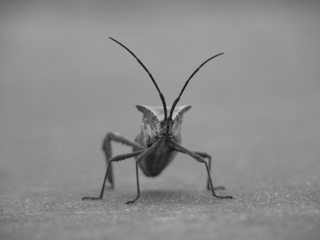
#> input picture tests/stinkbug.jpg, 320 x 240 px
$ python __init__.py
#> lines starting #> are read from the running program, lines starting #| are printed output that depends on the picture
#> the answer given: ../tests/stinkbug.jpg
#> the answer given: ../tests/stinkbug.jpg
import matplotlib.pyplot as plt
import matplotlib.image as mpimg
import matplotlib as matplotlib

def load_image(path):
    """
    Load an image using matplotlib and return as numpy array.
    :param path: The file path of the image to load
    :return: A numpy array with image[y,x,band]
    """
#> called with path = '../tests/stinkbug.jpg'
    return mpimg.imread(path)
#> returned value is the input picture: shape (240, 320, 3); min 14, max 207, mean 140.1


# [62 lines left out: function pick_single, not called in this run]

def pick_multi( image1, image2, n=-1, width=15, backend='TkAgg', ticks=False, line=False, **kwds ):
    """
    Pick a list of points on two images. Enter will return value, cancel will restart and closing window
    will return an empty list of picked points. Right click to undo last operation.

    :param image1: the first image to pick (string path or numpy array).
    :param image2: the second image to pick (string path or numpy array).
    :param n: The number of points to pick. -1 (defaults) allows unlimited points.
    :param width: The width of the plot to create.
    :param backend: The matplotlib backend to use. Set to None to use currently active backend.
    :param ticks: True if axes ticks should be displayed. Default is False.
    :param line: True if a line should be drawn between successively picked points.
    :keyword : Keywords are passed to plt.imshow for each image.
    :return:
    """

    if isinstance(image1, str):
        image1 = load_image(image1)
    if isinstance(image2, str):
        image2 = load_image(image2)

    # set backend
    if backend is not None:
        matplotlib.use(backend)

    aspx = image1.shape[0] / image1.shape[1]

    # setup figure
    fig,ax = plt.subplots(2,1, figsize=(width,width*aspx))
    ax[0].imshow( image1, **kwds )
    ax[1].imshow( image2, **kwds )
    if not ticks:
        for a in ax:
            a.set_xticks([])
            a.set_yticks([])

    # setup callback
    points_1 = []
    points_2 = []
    redo = [False]
    # [30 lines left out: functions onclick, onkey, not called in this run]

    fig.canvas.mpl_connect('button_press_event', onclick )
    fig.canvas.mpl_connect('key_press_event', onkey )
    fig.tight_layout()
    plt.show() # block until finished picking
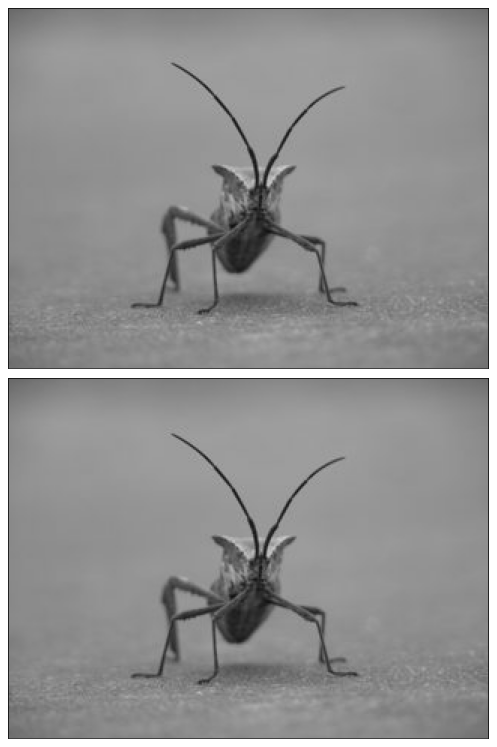
#> figure drawn by matplotlib, 2 panels
    if (len(points_1) == 0 or len(points_2) == 0) and redo[0]:
        return pick_multi( image1, image2, n, width, backend, ticks, line, **kwds )
    return points_1, points_2

def save_points( out, path1, points1, path2=None, points2=None):
    """
    Save points to a text file.
    :param out: Path of the output file to write
    :param path1: Path of the first image, or None to omit.
    :param points1: Points picked in first image.
    :param path2: Path of second image, or None to omit.
    :param points2: Points picked from the second image, or None.
    :returns : the number of points or point-pairs written to the file.
    """
#> called with out = 'out.png', path1 = '../tests/stinkbug.jpg', path2 = '../tests/stinkbug.jpg'
    n = 0
    if out is not None:
        with open(out, 'w') as f:
            if points1 is not None and points2 is None:  # single-image mode
                if path1 is not None:
                    f.write(path1 + '\n')
                for px, py in points1:
                    f.write('%f,%f\n' % (px, py))
                    n += 1
            elif points1 is not None and points2 is not None:  # multi-image mode
                if path1 is not None and path2 is not None:
                    f.write(path1 + '\n')
                    f.write(path2 + '\n')
                for _p1, _p2 in zip(points1, points2):
                    f.write('%f,%f,    %f,%f\n' % (_p1[0], _p1[1], _p2[0], _p2[1]))
                    n += 1
#> (the rest of the program and of its run is left out)
